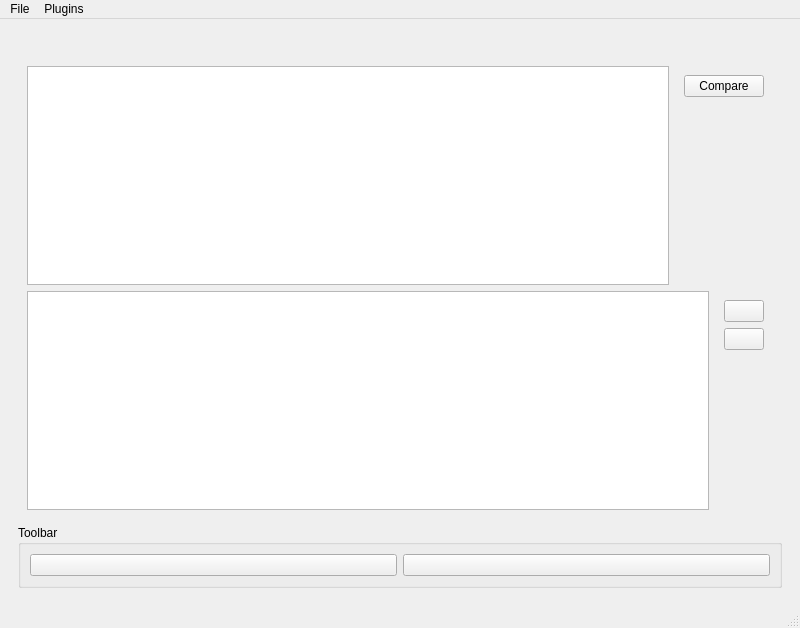
<?xml version="1.0" encoding="UTF-8"?>
<ui version="4.0">
 <class>MainWindow</class>
 <widget class="QMainWindow" name="MainWindow">
  <property name="geometry">
   <rect>
    <x>0</x>
    <y>0</y>
    <width>800</width>
    <height>628</height>
   </rect>
  </property>
  <property name="windowTitle">
   <string>QuickGrader</string>
  </property>
  <property name="windowOpacity">
   <double>1.000000000000000</double>
  </property>
  <widget class="QWidget" name="centralwidget">
   <layout class="QVBoxLayout" name="verticalLayout_3">
    <item>
     <widget class="QWidget" name="verticalWidget_2" native="true">
      <layout class="QVBoxLayout" name="verticalLayout_2">
       <item>
        <widget class="QFrame" name="verticalFrame">
         <layout class="QVBoxLayout" name="verticalLayout">
          <item>
           <widget class="QLabel" name="current_submission_label">
            <property name="text">
             <string/>
            </property>
           </widget>
          </item>
          <item>
           <layout class="QHBoxLayout" name="horizontalLayout_2">
            <item>
             <widget class="QListWidget" name="file_view"/>
            </item>
            <item>
             <widget class="QFrame" name="frame">
              <property name="enabled">
               <bool>true</bool>
              </property>
              <property name="sizePolicy">
               <sizepolicy hsizetype="Fixed" vsizetype="Expanding">
                <horstretch>0</horstretch>
                <verstretch>0</verstretch>
               </sizepolicy>
              </property>
              <layout class="QFormLayout" name="formLayout_2">
               <item row="0" column="0">
                <widget class="QPushButton" name="compare_button">
                 <property name="text">
                  <string>Compare</string>
                 </property>
                </widget>
               </item>
              </layout>
             </widget>
            </item>
           </layout>
          </item>
          <item>
           <layout class="QHBoxLayout" name="horizontalLayout">
            <item>
             <widget class="QTableView" name="requirements_view">
              <property name="sizePolicy">
               <sizepolicy hsizetype="Expanding" vsizetype="Preferred">
                <horstretch>0</horstretch>
                <verstretch>0</verstretch>
               </sizepolicy>
              </property>
             </widget>
            </item>
            <item>
             <widget class="QFrame" name="verticalFrame">
              <property name="sizePolicy">
               <sizepolicy hsizetype="Fixed" vsizetype="Expanding">
                <horstretch>0</horstretch>
                <verstretch>0</verstretch>
               </sizepolicy>
              </property>
              <layout class="QFormLayout" name="formLayout">
               <item row="0" column="0">
                <widget class="QPushButton" name="add_requirement">
                 <property name="text">
                  <string/>
                 </property>
                 <property name="icon">
                  <iconset>
                   <normaloff>../assets/add.png</normaloff>../assets/add.png</iconset>
                 </property>
                 <property name="iconSize">
                  <size>
                   <width>40</width>
                   <height>40</height>
                  </size>
                 </property>
                </widget>
               </item>
               <item row="1" column="0">
                <widget class="QPushButton" name="remove_requirement">
                 <property name="text">
                  <string/>
                 </property>
                 <property name="icon">
                  <iconset>
                   <normaloff>../assets/remove.png</normaloff>../assets/remove.png</iconset>
                 </property>
                 <property name="iconSize">
                  <size>
                   <width>40</width>
                   <height>40</height>
                  </size>
                 </property>
                </widget>
               </item>
              </layout>
             </widget>
            </item>
           </layout>
          </item>
         </layout>
        </widget>
       </item>
       <item>
        <widget class="QGroupBox" name="groupBox_2">
         <property name="title">
          <string>Toolbar</string>
         </property>
         <layout class="QHBoxLayout" name="horizontalLayout_3">
          <item>
           <widget class="QPushButton" name="previous_button">
            <property name="text">
             <string/>
            </property>
            <property name="icon">
             <iconset>
              <normaloff>../assets/left.png</normaloff>../assets/left.png</iconset>
            </property>
            <property name="iconSize">
             <size>
              <width>40</width>
              <height>30</height>
             </size>
            </property>
           </widget>
          </item>
          <item>
           <widget class="QPushButton" name="next_button">
            <property name="text">
             <string/>
            </property>
            <property name="icon">
             <iconset>
              <normaloff>../assets/right.png</normaloff>../assets/right.png</iconset>
            </property>
            <property name="iconSize">
             <size>
              <width>40</width>
              <height>30</height>
             </size>
            </property>
           </widget>
          </item>
         </layout>
        </widget>
       </item>
      </layout>
     </widget>
    </item>
   </layout>
  </widget>
  <widget class="QMenuBar" name="menubar">
   <property name="geometry">
    <rect>
     <x>0</x>
     <y>0</y>
     <width>800</width>
     <height>20</height>
    </rect>
   </property>
   <widget class="QMenu" name="file_menu">
    <property name="title">
     <string>File</string>
    </property>
    <addaction name="action_open_project"/>
    <addaction name="action_new_project"/>
    <addaction name="action_exit"/>
    <addaction name="action_save"/>
    <addaction name="action_export"/>
    <addaction name="action_settings"/>
    <addaction name="action_about"/>
   </widget>
   <widget class="QMenu" name="plugins_menu">
    <property name="title">
     <string>Plugins</string>
    </property>
    <addaction name="action_plugin_install"/>
   </widget>
   <addaction name="file_menu"/>
   <addaction name="plugins_menu"/>
  </widget>
  <widget class="QStatusBar" name="statusbar"/>
  <action name="action_open_project">
   <property name="text">
    <string>Open Project</string>
   </property>
  </action>
  <action name="action_new_project">
   <property name="text">
    <string>New Project</string>
   </property>
  </action>
  <action name="action_export">
   <property name="text">
    <string>Export</string>
   </property>
  </action>
  <action name="action_exit">
   <property name="text">
    <string>Exit</string>
   </property>
  </action>
  <action name="action_plugin_install">
   <property name="text">
    <string>Install</string>
   </property>
  </action>
  <action name="action_save">
   <property name="text">
    <string>Save</string>
   </property>
  </action>
  <action name="action_settings">
   <property name="text">
    <string>Settings</string>
   </property>
  </action>
  <action name="action_about">
   <property name="text">
    <string>About</string>
   </property>
  </action>
 </widget>
 <resources/>
 <connections/>
</ui>
